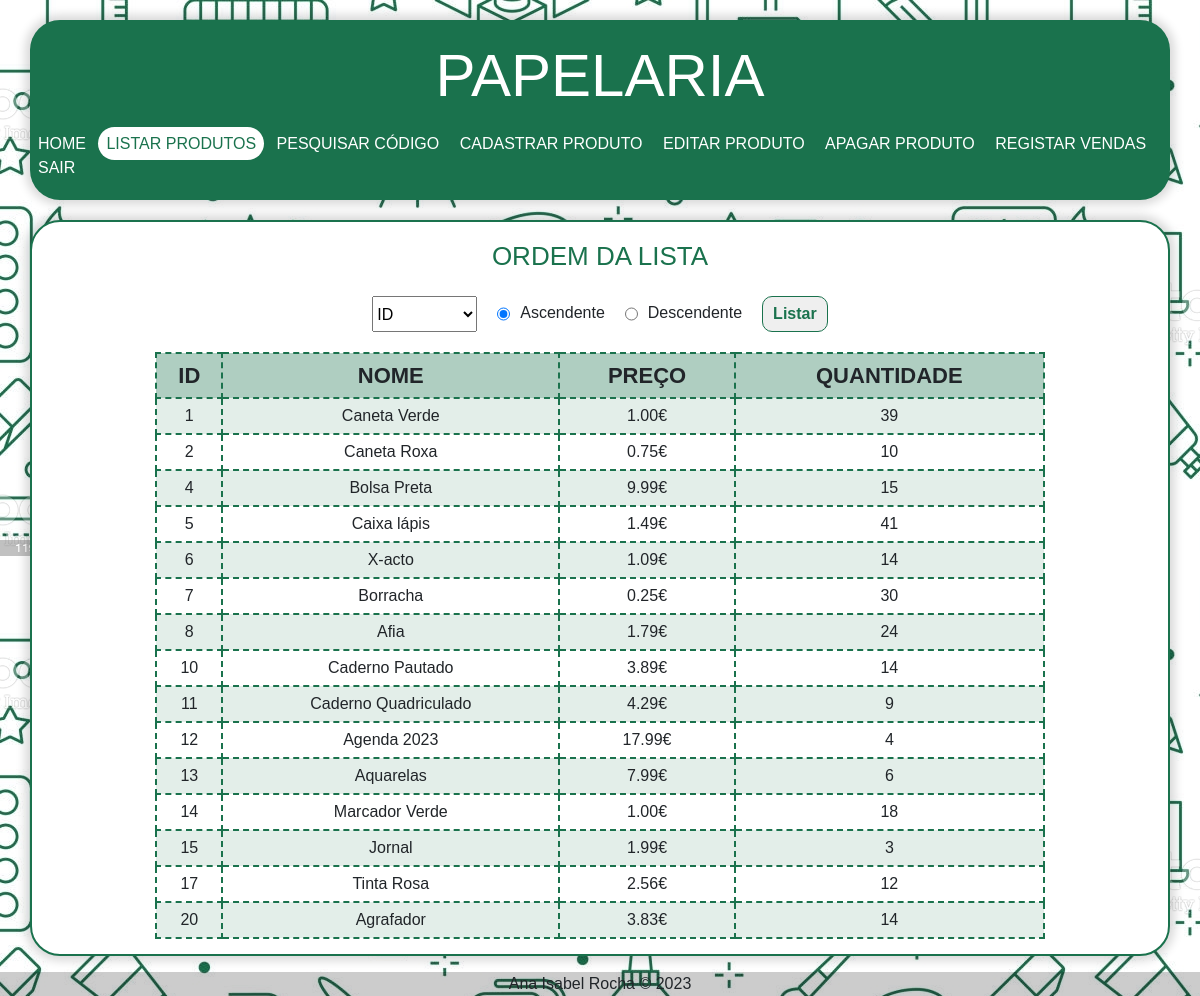
The app's page /listar_produtos.php (signed in) with its own data.
### tables this page shows
CREATE TABLE `produtos` (
  `id` int NOT NULL,
  `nome` varchar(100) NOT NULL,
  `preco` double NOT NULL,
  `quantidade` int NOT NULL
);

### base_dados.php (called while the page is built, shortened)
<?php
    $pdo = new PDO("mysql:dbname=".$base_dados["dbname"].";host=".$base_dados["host"]."", $base_dados["user"], $base_dados["password"]);
    function selectSQL($sql){
        global $pdo;
        $query = $pdo->query($sql);
        return $query->fetchAll(PDO::FETCH_ASSOC);
    };
?>

### listar_produtos.php (the view, shortened to what this page needs)
<?php
    require_once("config.php");
    require_once("base_dados.php");
    $ordem = "ASC";
    $tipo = "id";
    $produtos = selectSQL("SELECT * FROM produtos");
?>
<!DOCTYPE html>
<html lang="pt">
    <head>
        <link href="https://cdn.jsdelivr.net/npm/bootstrap@5.3.0-alpha3/dist/css/bootstrap.min.css" rel="stylesheet">
        <link rel="stylesheet" href="estilo.css">
    </head>
    <body>
        <header class="container header">
            <div class="row">
                <div class="col-12">
                    <h1 class="text-center header-titulo">PAPELARIA</h1>
                </div>
            </div>
            <div class="row ">
                <div class="col-auto mx-auto">
                    <a class="header-link" href="home.php">Home</a>
                    <a class="header-link active" href="listar_produtos.php">Listar Produtos</a>
                    <a class="header-link" href="pesquisar_codigo.php">Pesquisar Código</a>
                    <a class="header-link" href="cadastrar_produto.php">Cadastrar Produto</a>
                    <a class="header-link" href="editar_produto.php">Editar Produto</a>
                    <a class="header-link" href="apagar_produto.php">Apagar Produto</a>
                    <a class="header-link" href="registo_vendas.php">Registar Vendas</a>
                    <a class="header-link saida" href="logout.php">Sair</a>
                </div>
            </div>
        </header>
        <main class="container">
            <div class="row">
                <div class="col-12 listar-main text-center">
                    ORDEM DA LISTA
                </div>
            </div>
            <div class="row">
                <div class="col">
                    <form action="" method="get" class="form-listar">
                        <select name="tipo">
                            <option <?= ($tipo == "id") ? "selected" : ""; ?> value="id">ID</option>
                        </select>
                        <input <?= ($ordem == "ASC") ? "checked" : ""; ?> type="radio" name="ordem" value="ASC">
                        <label for="ascendente">Ascendente</label>
                        <input <?= ($ordem == "DESC") ? "checked" : ""; ?> type="radio" name="ordem" value="DESC">
                        <label for="descendente">Descendente</label>
                        <input class="botao" type="submit" value="Listar">
                    </form>
                </div>
            </div>
            <div class="row">
                <div class="col">
                    <table>
                        <tr>
                            <th>ID</th>
                            <th>NOME</th>
                            <th>PREÇO</th>
                            <th>QUANTIDADE</th>
                        </tr>
                        <?php foreach($produtos as $produto): ?>
                            <tr>
                                <td><?= $produto["id"] ?></td>
                                <td><?= $produto["nome"] ?></td>
                                <td><?= number_format(floatval($produto["preco"]), 2);?>€</td>
                                <td><?= $produto["quantidade"] ?></td>
                            </tr>
                        <?php endforeach; ?>
                    </table>
                </div>
            </div>
        </main>
        <footer class="container-fluid">
            <div class="row">
                <div class="col-12 text-center">Ana Isabel Rocha © 2023</div>
            </div>
        </footer>
    </body>
</html>

### estilo.css (style rules this page uses)
body { background-image: url('fundo_1.jpg'); background-position: cover; font-family: 'Franklin Gothic Medium', 'Arial Narrow', Arial, sans-serif; }
footer { position: fixed; bottom: 0px; background-color: rgba(0, 0, 0, 0.2); }
input { border: 0; border-bottom: 1px solid rgb(26, 114, 77); text-align: center; }
.botao { border: 1px solid rgb(26, 114, 77); color: rgb(26, 114, 77); padding: 5px 10px; border-radius: 10px; font-weight: bold; transition-duration: 0.5s; }
.header { background-color: rgb(26, 114, 77); color: white; margin-top: 20px; padding: 20px 0; border-radius: 30px; box-shadow: 0px 0px 10px 5px rgba(0, 0, 0, 0.15); }
.header-titulo { font-size: 60px; margin-bottom: 20px; }
.header-link { color: white; padding: 8px; text-decoration: none; font-size: 16px; text-transform: uppercase; border-radius: 50px; }
.header-link:hover, .active { color: rgb(26, 114, 77); background-color: white; }
main { background-color: white; margin: 20px 0 40px 0; border: 2px solid rgb(26, 114, 77); padding: 15px 0; border-radius: 30px; box-shadow: 0px 0px 10px 5px rgba(0, 0, 0, 0.15); }
.listar-main { font-size: 26px; color: rgb(26, 114, 77); }
.form-listar { display: flex; justify-content: center; gap: 20px; margin: 20px 0; }
label { margin-top: 5px; margin-left: -10px; }
table { width: 80%; background-color: white; text-align: center; }
tr:nth-child(even) { background:rgba(26, 114, 77, 0.12); }
th, tr:hover { background-color: rgba(26, 114, 77, 0.35); font-size: 22px; }
table, tr, th, td { margin: auto; border: 2px dashed rgb(26, 114, 77); border-collapse: collapse; padding: 5px; }

### records on screen
produtos: id "1", nome "Caneta Verde", preco "1.00", quantidade "39"
produtos: id "2", nome "Caneta Roxa", preco "0.75", quantidade "10"
produtos: id "4", nome "Bolsa Preta", preco "9.99", quantidade "15"
produtos: id "5", nome "Caixa lápis", preco "1.49", quantidade "41"
produtos: id "6", nome "X-acto", preco "1.09", quantidade "14"
produtos: id "7", nome "Borracha", preco "0.25", quantidade "30"
produtos: id "8", nome "Afia", preco "1.79", quantidade "24"
produtos: id "10", nome "Caderno Pautado", preco "3.89", quantidade "14"
produtos: id "11", nome "Caderno Quadriculado", preco "4.29", quantidade "9"
produtos: id "12", nome "Agenda 2023", preco "17.99", quantidade "4"
produtos: id "13", nome "Aquarelas", preco "7.99", quantidade "6"
produtos: id "14", nome "Marcador Verde", preco "1.00", quantidade "18"
produtos: id "15", nome "Jornal", preco "1.99", quantidade "3"
produtos: id "17", nome "Tinta Rosa", preco "2.56", quantidade "12"
produtos: id "20", nome "Agrafador", preco "3.83", quantidade "14"
